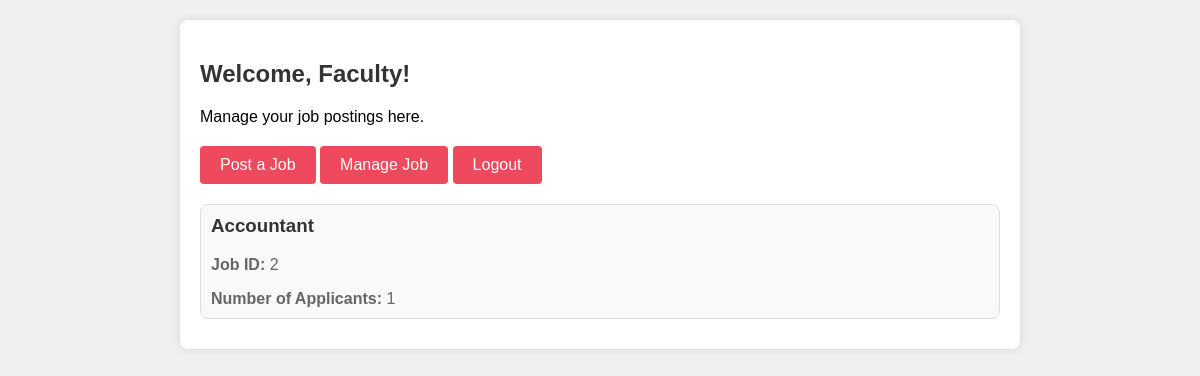
The page /faculty_dashboard (signed in) on the database as committed earlier.
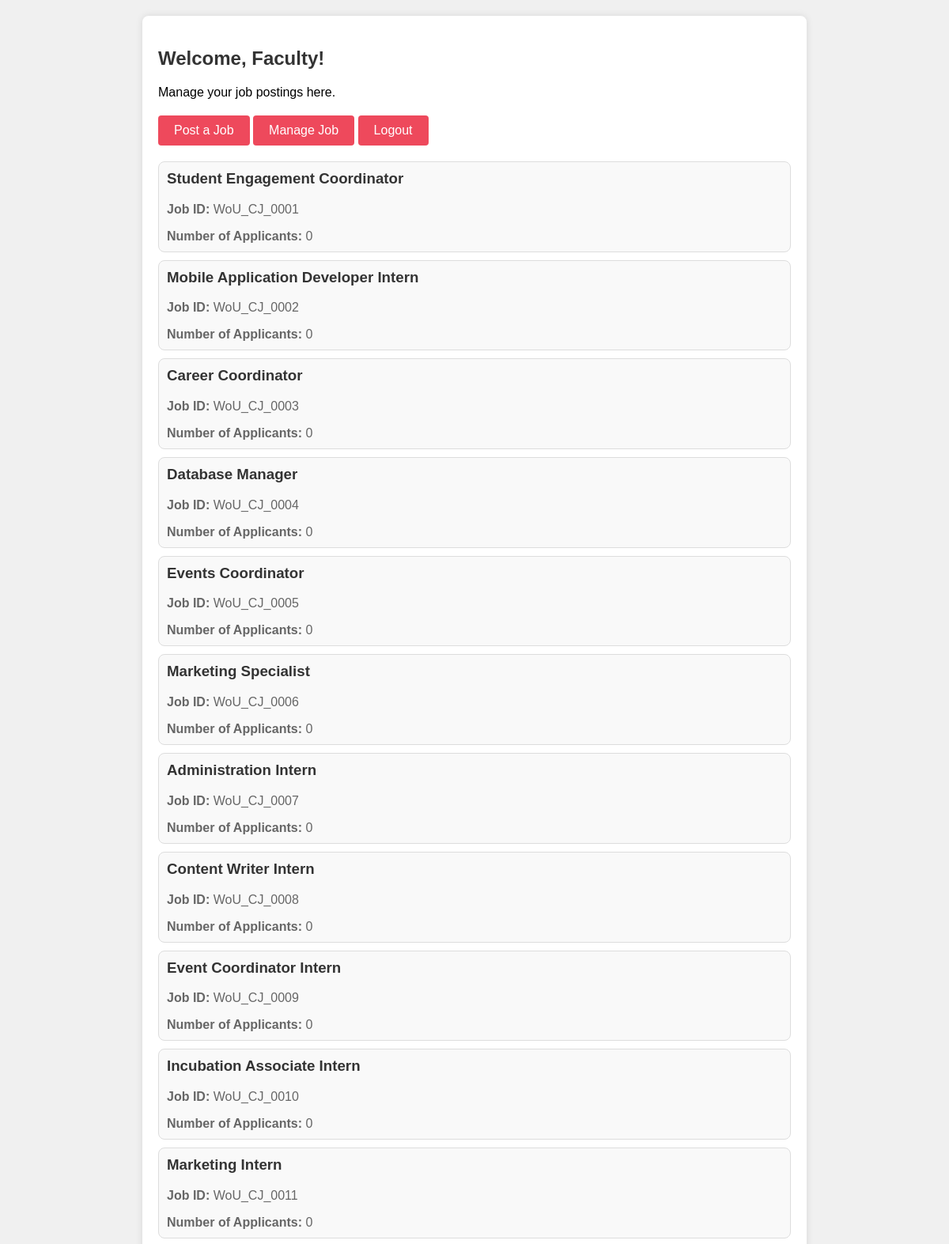
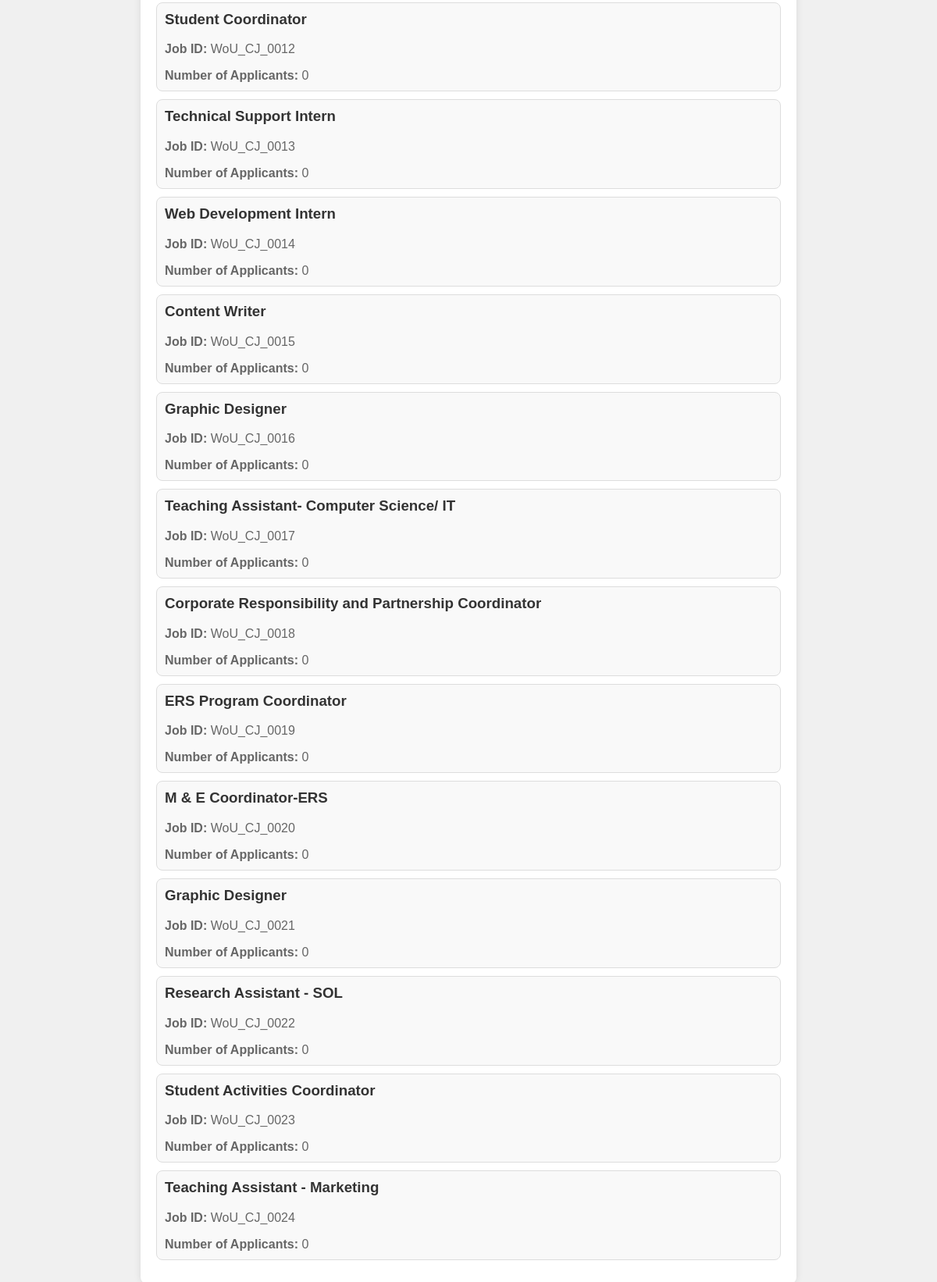
The same page on the database as committed later (2 pictures, top to bottom).
### tables this page shows
CREATE TABLE job (
            job_id INTEGER PRIMARY KEY AUTOINCREMENT,
            id INTEGER NOT NULL,
            department TEXT NOT NULL,
            designation TEXT NOT NULL,
            description TEXT,
            pdf_path TEXT,
            pdf_filename TEXT
        );

### main.py (the view)
@app.route('/faculty_dashboard')
@login_required
def faculty_dashboard():
    conn = sqlite3.connect('pdfs.db')
    c = conn.cursor()
    c.execute('SELECT * FROM job')
    jobs = c.fetchall()
    job_list = []
    for job in jobs:
        job_dict = {
            'Job_id': job[0],
            'id': job[1],
            'department': job[2],
            'designation': job[3],
            'description': job[4],
            'applicants': []
        }
        c.execute('SELECT applicant_email FROM job_applications WHERE job_id = ?', (job[0],))
        applicants = c.fetchall()
        job_dict['applicants'] = [applicant[0] for applicant in applicants]
        job_dict['num_applicants'] = len(applicants)
        job_list.append(job_dict)
    conn.close()
    return render_template('Faculty.html', jobs=job_list)

### main.py (called while the page is built)
@login_manager.user_loader
def load_user(user_id):
    user = Faculty.get(user_id)
    if not user:
        user = Student.get(user_id)
    return user

    @staticmethod
    def get(email):
        conn = sqlite3.connect('pdfs.db')
        c = conn.cursor()
        c.execute('SELECT Email_ID, Password FROM users WHERE Email_ID = ?', (email,))
        user_data = c.fetchone()
        conn.close()
        if user_data:
            return Faculty(user_data[0])
        else:
            return None

### templates/Faculty.html (shortened to what this page needs)
<!DOCTYPE html>
<html lang="en">
<head>
</head>
<body>
    <div class="container">
        <h2>Welcome, Faculty!</h2>
        <p>Manage your job postings here.</p>
        <a class="btn" href="/post_job">Post a Job</a>
        <a class="btn" href="/Edit_job">Manage Job</a>
        <a class="btn" href="/logout">Logout</a>
        <div class="job-list">
            {% for job in jobs %}
                <div class="job-card">
                    <h3>{{ job.designation }}</h3>
                    <p><strong>Job ID:</strong> {{ job.id }}</p>
                    <p><strong>Number of Applicants:</strong> {{ job.num_applicants }}</p>
                </div>
            {% endfor %}
        </div>
    </div>
</body>
</html>

### templates/Faculty.html (style rules this page uses)
body { font-family: Arial, sans-serif; background-color: #f0f0f0; margin: 0; padding: 0; }
.container { max-width: 800px; margin: 20px auto; padding: 20px; background-color: #ffffff; border-radius: 8px; box-shadow: 0 0 10px rgba(0, 0, 0, 0.1); position: relative; }
h2 { color: #333; }
p { margin-bottom: 10px; }
.btn { display: inline-block; padding: 10px 20px; background-color: #ee495c; color: white; text-decoration: none; border-radius: 4px; cursor: pointer; margin-top: 10px; transition: background-color 0.3s ease; }
.job-list { margin-top: 20px; }
.job-card { border: 1px solid #ddd; border-radius: 8px; padding: 10px; margin-bottom: 10px; background-color: #f9f9f9; }
.job-card h3 { margin-top: 0; color: #333; }
.job-card p { margin-bottom: 0; color: #666; }

Rows that differ between the two databases and show on the page:
removed job: designation "Accountant", id "2", num_applicants "1"
added job: designation "Student Engagement Coordinator", id "WoU_CJ_0001", num_applicants "0"
added job: designation "Mobile Application Developer Intern", id "WoU_CJ_0002", num_applicants "0"
added job: designation "Career Coordinator", id "WoU_CJ_0003", num_applicants "0"
added job: designation "Database Manager", id "WoU_CJ_0004", num_applicants "0"
added job: designation "Events Coordinator", id "WoU_CJ_0005", num_applicants "0"
added job: designation "Marketing Specialist", id "WoU_CJ_0006", num_applicants "0"
added job: designation "Administration Intern", id "WoU_CJ_0007", num_applicants "0"
added job: designation "Content Writer Intern", id "WoU_CJ_0008", num_applicants "0"
added job: designation "Event Coordinator Intern", id "WoU_CJ_0009", num_applicants "0"
added job: designation "Incubation Associate Intern", id "WoU_CJ_0010", num_applicants "0"
added job: designation "Marketing Intern", id "WoU_CJ_0011", num_applicants "0"
added job: designation "Student Coordinator", id "WoU_CJ_0012", num_applicants "0"
added job: designation "Technical Support Intern", id "WoU_CJ_0013", num_applicants "0"
added job: designation "Web Development Intern", id "WoU_CJ_0014", num_applicants "0"
added job: designation "Content Writer", id "WoU_CJ_0015", num_applicants "0"
added job: designation "Graphic Designer", id "WoU_CJ_0016", num_applicants "0"
added job: designation "Teaching Assistant- Computer Science/ IT", id "WoU_CJ_0017", num_applicants "0"
added job: designation "Corporate Responsibility and Partnership Coordinator", id "WoU_CJ_0018", num_applicants "0"
added job: designation "ERS Program Coordinator", id "WoU_CJ_0019", num_applicants "0"
added job: designation "M & E Coordinator-ERS", id "WoU_CJ_0020", num_applicants "0"
added job: designation "Graphic Designer", id "WoU_CJ_0021", num_applicants "0"
added job: designation "Research Assistant - SOL", id "WoU_CJ_0022", num_applicants "0"
added job: designation "Student Activities Coordinator", id "WoU_CJ_0023", num_applicants "0"
added job: designation "Teaching Assistant - Marketing", id "WoU_CJ_0024", num_applicants "0"
